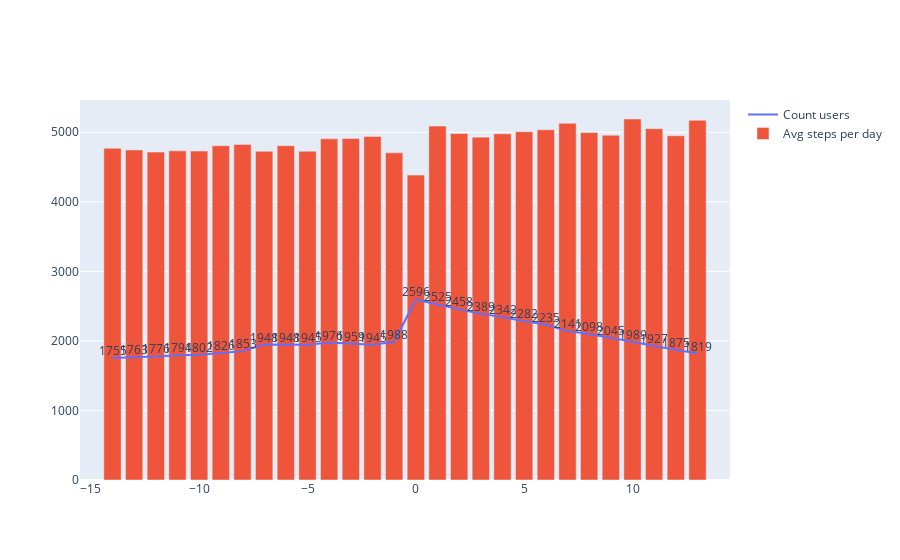

The notebook cell this image was saved under:
### Markdown cell above
## 2 Убираем выбросы для каждого пользователя

### Code cell
df_filtered_each_users = pd.DataFrame()

for u in set(df.user_id):
    cycle_df = df[df.user_id == u]

    q_low = cycle_df["steps"].quantile(0.01)
    q_hi  = cycle_df["steps"].quantile(0.99)

    f_cycle_df = cycle_df[(cycle_df["steps"] < q_hi) & (cycle_df["steps"] > q_low)]
    df_filtered_each_users = pd.concat([df_filtered_each_users, f_cycle_df], ignore_index=True)

print_avg_steps_distribution(df_filtered_each_users)

### Figure 1 — Plotly figure (JSON) as saved in the notebook; plotly's stock layout.template omitted (floating-point values rounded to 4 significant figures)
{"data": [{"mode": "lines+text", "name": "Count users", "text": [1755, 1763, 1776, 1794, 1802, 1826, 1853, 1948, 1948, 1945, 1976, 1959, 1945, 1988, 2596, 2525, 2458, 2389, 2342, 2282, 2235, 2141, 2098, 2045, 1989, 1927, 1875, 1819], "textposition": "top center", "type": "scatter", "x": [-14, -13, -12, -11, -10, -9, -8, -7, -6, -5, -4, -3, -2, -1, 0, 1, 2, 3, 4, 5, 6, 7, 8, 9, 10, 11, 12, 13], "y": [1755, 1763, 1776, 1794, 1802, 1826, 1853, 1948, 1948, 1945, 1976, 1959, 1945, 1988, 2596, 2525, 2458, 2389, 2342, 2282, 2235, 2141, 2098, 2045, 1989, 1927, 1875, 1819]}, {"name": "Avg steps per day", "type": "bar", "x": [-14, -13, -12, -11, -10, -9, -8, -7, -6, -5, -4, -3, -2, -1, 0, 1, 2, 3, 4, 5, 6, 7, 8, 9, 10, 11, 12, 13], "y": [4770.0, 4746.0, 4715.0, 4733.0, 4730.0, 4807.0, 4826.0, 4728.0, 4807.0, 4728.0, 4906.0, 4910.0, 4940.0, 4705.0, 4384.0, 5089.0, 4983.0, 4930.0, 4978.0, 5009.0, 5035.0, 5128.0, 4996.0, 4958.0, 5191.0, 5052.0, 4950.0, 5172.0]}], "layout": {}}
